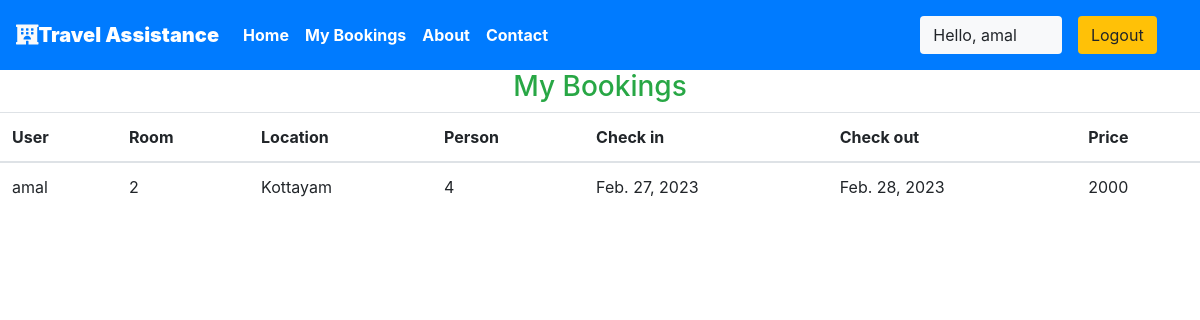
Before: /user/bookings (signed in) with the older database file.
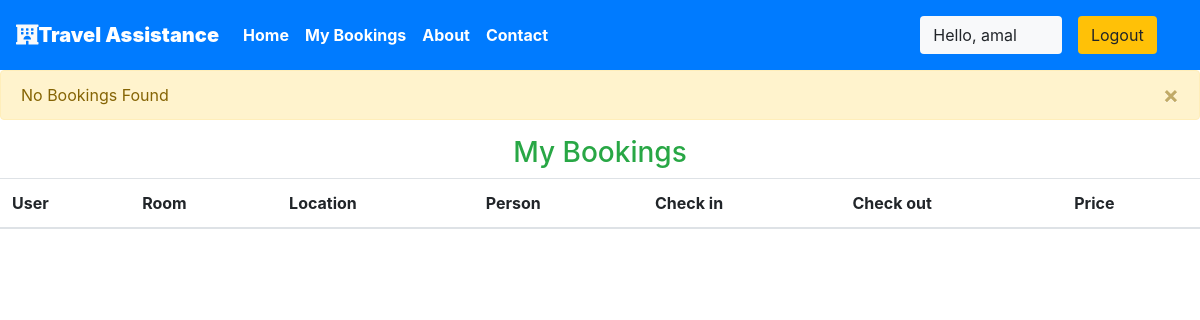
After: the same page with the newer database file.
### krishna/models.py (models this page shows, shortened)
class Reservation(models.Model):
    check_in = models.DateField(auto_now =False)
    check_out = models.DateField()
    room = models.ForeignKey(Rooms, on_delete = models.CASCADE)
    guest = models.ForeignKey(User, on_delete= models.CASCADE)
    booking_id = models.CharField(max_length=100,default="null")

class Rooms(models.Model):
    ROOM_STATUS = (
    ("1", "available"),
    ("2", "not available"),
    )
    ROOM_TYPE = (
    ("1", "premium"),
    ("2", "deluxe"),
    ("3","basic"),
    )
    room_type = models.CharField(max_length=50,choices = ROOM_TYPE)
    capacity = models.IntegerField()
    price = models.IntegerField()
    size = models.IntegerField()
    hotel = models.ForeignKey(Hotels, on_delete = models.CASCADE)
    status = models.CharField(choices =ROOM_STATUS,max_length = 15)
    roomnumber = models.IntegerField()

class Hotels(models.Model):
    name = models.CharField(max_length=30)
    owner = models.CharField(max_length=20)
    location = models.CharField(max_length=50)
    state = models.CharField(max_length=50,default="Kerala")
    country = models.CharField(max_length=50,default="India")

### krishna/views.py (the view)
# urls.py: path('user/bookings', views.user_bookings,name="dashboard"),
@login_required(login_url='/user')
def user_bookings(request):
    if request.user.is_authenticated == False:
        return redirect('userloginpage')
    user = User.objects.all().get(id=request.user.id)
    print(f"request user id ={request.user.id}")
    bookings = Reservation.objects.all().filter(guest=user)
    if not bookings:
        messages.warning(request,"No Bookings Found")
    return HttpResponse(render(request,'user/mybookings.html',{'bookings':bookings}))

### templates/user/mybookings.html
{% extends 'basic.html' %} {% block title %}Dashboard {% endblock title %} {% block body %}
{% load app_tags %}
<h3 class="text-center  text-success">My Bookings </h3>
<table class="table">
    <thead>
        <th>User</th>
        <th>Room</th>
        <th>Location</th>
        <th>Person</th>
        <th>Check in</th>
        <th>Check out</th>
        <th>Price</th>
    </thead>
    {% for each_booking in bookings %}
    <tr>
        <td>{{each_booking.guest.username}}</td>
        <td>{{each_booking.room.roomnumber}}</td>
        <td>{{each_booking.room.hotel.location}}</td>
        <td>{{each_booking.room.capacity}}</td>
        <td>{{each_booking.check_in}}</td>
        <td>{{each_booking.check_out}}</td>
        <td>{{each_booking.room.price}}</td>
    </tr>
    {% endfor %}
</table>
{% endblock body %}

### templates/basic.html (shortened to what this page needs)
{% load static %}
<!DOCTYPE html>
<!DOCTYPE html>
<html lang="en">
<head>
    <link rel="stylesheet" href="https://use.fontawesome.com/releases/v5.7.0/css/all.css">
    <link rel="stylesheet" href="{% static 'bootstrap\bootstrap.css' %}">
    <link rel="stylesheet" href="https://maxcdn.bootstrapcdn.com/bootstrap/4.5.0/css/bootstrap.min.css" >
</head>
<body style="dbackground-image: url('https://source.unsplash.com/random');height: 100%;">
    <div class="container-fluid px-0">
        <nav class="navbar navbar-expand-lg navbar-dark bg-primary font-weight-bold">
            <a class="navbar-brand text-bold bg-primary" href="/"><i class="fas fa-hotel text-light"></i><b>Travel Assistance</b></a>
            <div class="collapse navbar-collapse " id="navbarSupportedContent">
                <ul class="navbar-nav mr-auto ">
                    <li class="nav-item active">
                        <a class="nav-link text-bold " href="/home"> Home</a>
                    </li>
                    {% if user.is_staff %}
                    <li class="nav-item active">
                        <a class="nav-link text-bold" href="/staff/panel">Dashboard </a>
                    </li>
                    {% elif user.is_staff == False and user.is_authenticated %}
                    <li class="nav-item active">
                            <a class="nav-link text-bold" href="/user/bookings">My Bookings </a>
                        </li>
                    {% endif %}
                    <li class="nav-item active">
                        <a class="nav-link text-bold" href="/about">About</a>
                    </li>
                    <li class="nav-item active">
                        <a class="nav-link text-bold" href="/contact">Contact </a>
                    </li>
                </ul>
                {% if user.is_authenticated %}
                      <button class="btn btn-group bg-light" data-toggle="modal" data-target="#forlogin">
                       Hello, {{request.user}}
                       <a href="/logout" class="nav-link">
                    <button class="btn btn-group bg-warning" data-toggle="modal" data-target="#forlogin">
                        Logout
                    </button></a>&nbsp; &nbsp;
                    </button>
                {% endif %}
            </div>
        </nav>
    </div>
        {% for message in messages %}
             <div class="alert alert-{{message.tags}} alert-dismissible fade show" role="alert">
            {{message}}
            <button type="button" class="close" data-dismiss="alert" aria-label="Close">
            <span aria-hidden="true">&times;</span>
             </button>
            </div>
        {% endfor %}
    {% block body %}
    {% endblock body %}
</body>
</html>

Changed rows visible on the page:
removed Reservation: guest.username "amal", room.roomnumber "2", room.hotel.location "Kottayam", room.capacity "4", check_in "Feb. 27, 2023", check_out "Feb. 28, 2023", room.price "2000"
Other visible differences:
new list line: "No Bookings Found ×"
